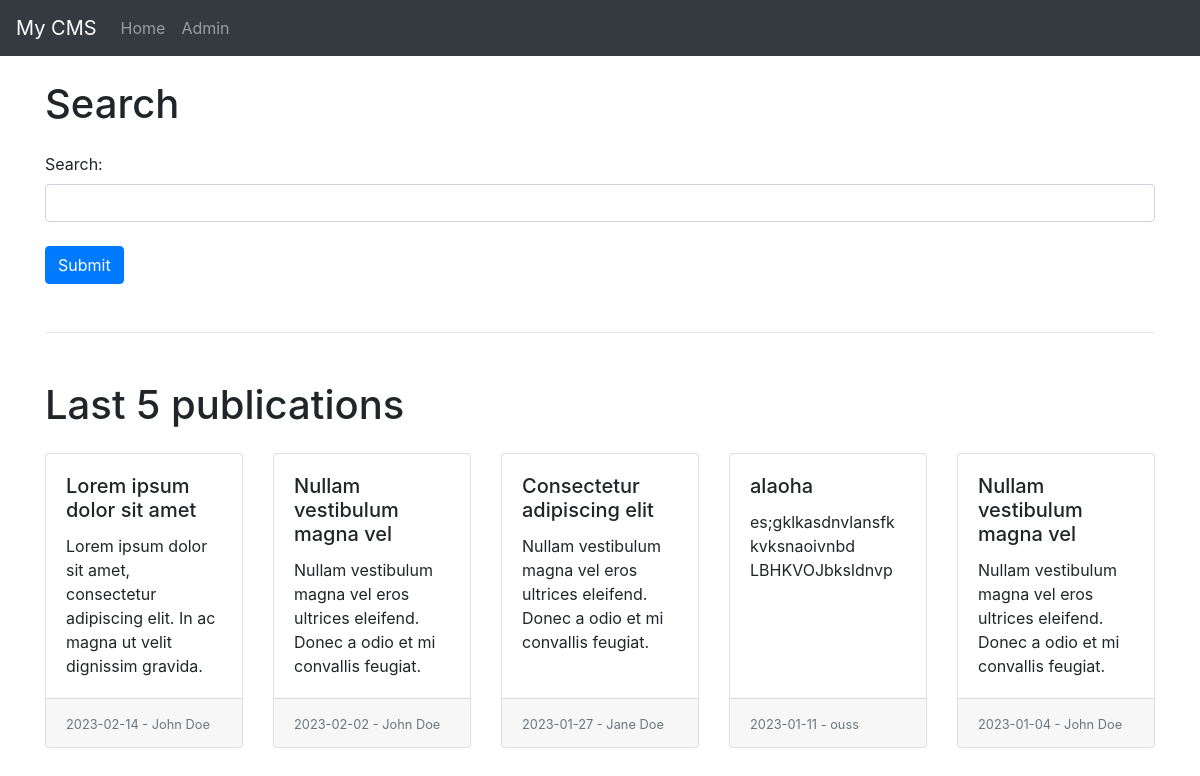
Before: / with the older database file.
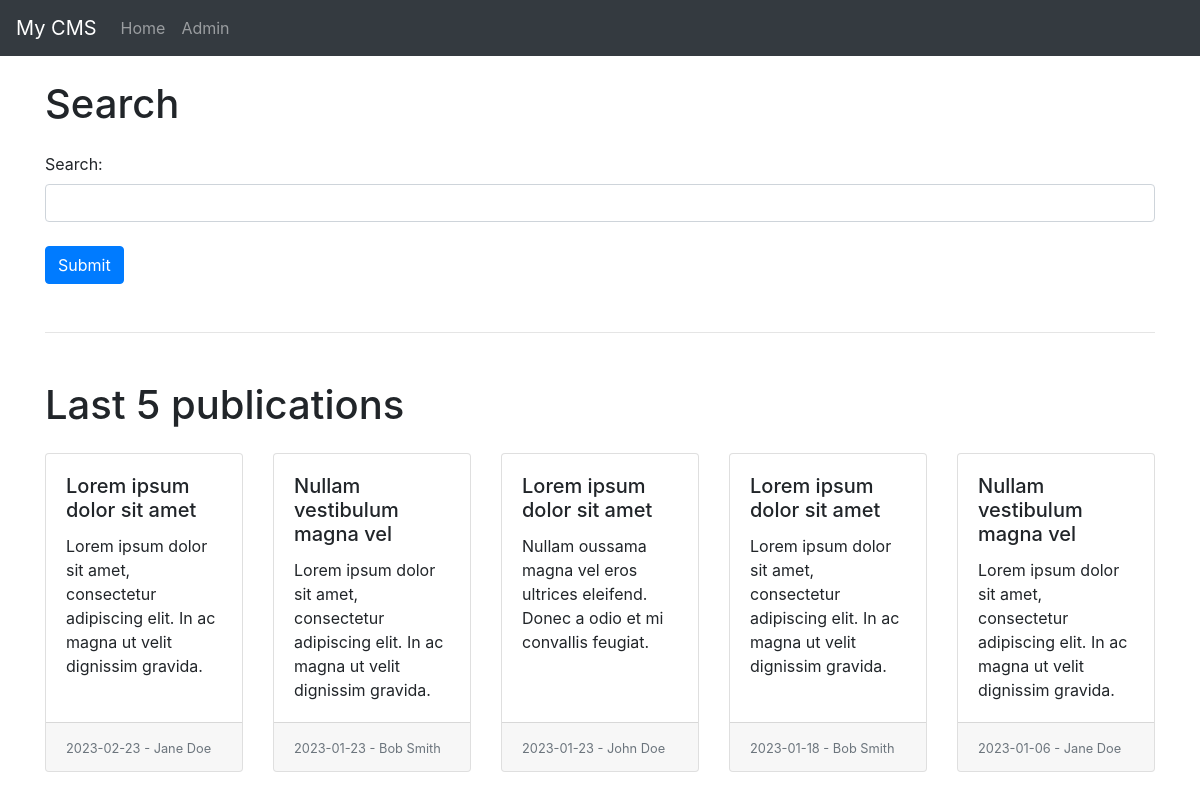
After: the same page with the newer database file.
### tables this page shows
CREATE TABLE article
(
    id               integer primary key,
    titre            varchar(100),
    identifiant      varchar(50),
    auteur           varchar(100),
    date_publication text,
    paragraphe       varchar(500)
);

### app.py (the view)
@app.route('/')
def home():
    conn = sqlite3.connect('db/infoArticle.db')
    c = conn.cursor()
    today = datetime.date.today().isoformat()
    c.execute("SELECT * FROM article WHERE date_publication <= ? ORDER BY date_publication DESC LIMIT 5", (today,))
    publications = c.fetchall()
    conn.close()
    return render_template('home.html', publications=publications)

### templates/home.html
{% extends "base.html" %}
{% block content %}
    <h1 class="mb-4">Search</h1>
    <form action="{{ url_for('search') }}">
        <div class="form-group">
            <label for="search" class="form-label">Search:</label>
            <input type="text" class="form-control" id="search" name="q" required>
        </div>
        <button type="submit" class="btn btn-primary mt-2">Submit</button>
    </form>
    <hr class="my-5">
    <h1 class="mb-4">Last 5 publications</h1>
    <div class="card-deck">
        {% for publication in publications %}
            <div class="card mb-4">
                <div class="card-body">
                    <h5 class="card-title">{{ publication[1] }}</h5>
                    <p class="card-text">{{ publication[5] }}</p>
                </div>
                <div class="card-footer">
                    <small class="text-muted">{{ publication[4] }} - {{ publication[3] }}</small>
                </div>
            </div>
        {% endfor %}
    </div>
{% endblock %}

Changed rows visible on the page:
no longer on this page (row edited): article: titre "Lorem ipsum dolor sit amet", paragraphe "Lorem ipsum dolor sit amet, consectetur adipiscing elit. In ac magna ut velit dignissim gravida.", date_publication "2023-02-14", auteur "John Doe"
no longer on this page (row edited): article: titre "Nullam vestibulum magna vel", paragraphe "Nullam vestibulum magna vel eros ultrices eleifend. Donec a odio et mi convallis feugiat.", date_publication "2023-02-02", auteur "John Doe"
no longer on this page (row edited): article: titre "Consectetur adipiscing elit", paragraphe "Nullam vestibulum magna vel eros ultrices eleifend. Donec a odio et mi convallis feugiat.", date_publication "2023-01-27", auteur "Jane Doe"
removed article: titre "alaoha", paragraphe "es;gklkasdnvlansfk kvksnaoivnbd LBHKVOJbksldnvp", date_publication "2023-01-11", auteur "ouss"
no longer on this page (row edited): article: titre "Nullam vestibulum magna vel", paragraphe "Nullam vestibulum magna vel eros ultrices eleifend. Donec a odio et mi convallis feugiat.", date_publication "2023-01-04", auteur "John Doe"
now on this page (row edited): article: titre "Lorem ipsum dolor sit amet", paragraphe "Lorem ipsum dolor sit amet, consectetur adipiscing elit. In ac magna ut velit dignissim gravida.", date_publication "2023-02-23", auteur "Jane Doe"
now on this page (row edited): article: titre "Nullam vestibulum magna vel", paragraphe "Lorem ipsum dolor sit amet, consectetur adipiscing elit. In ac magna ut velit dignissim gravida.", date_publication "2023-01-23", auteur "Bob Smith"
now on this page (row edited): article: titre "Lorem ipsum dolor sit amet", paragraphe "Nullam oussama magna vel eros ultrices eleifend. Donec a odio et mi convallis feugiat.", date_publication "2023-01-23", auteur "John Doe"
now on this page (row edited): article: titre "Lorem ipsum dolor sit amet", paragraphe "Lorem ipsum dolor sit amet, consectetur adipiscing elit. In ac magna ut velit dignissim gravida.", date_publication "2023-01-18", auteur "Bob Smith"
now on this page (row edited): article: titre "Nullam vestibulum magna vel", paragraphe "Lorem ipsum dolor sit amet, consectetur adipiscing elit. In ac magna ut velit dignissim gravida.", date_publication "2023-01-06", auteur "Jane Doe"
